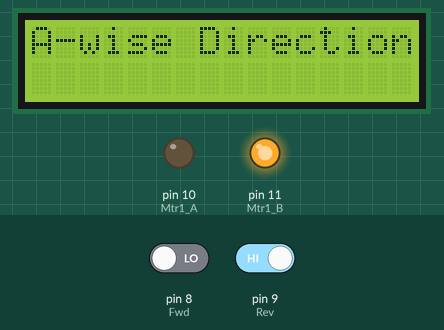
Recording of a sketch running on a simulated Arduino Uno, built with avr-gcc and run on an emulated ATmega328P. Shown: 16×2 character LCD, output pins drawn as LEDs (lit = HIGH). Inputs (shaded band) come from the test bench; at power-on: pin 8 (Fwd) LOW, pin 9 (Rev) HIGH.

Above: at 2.2 s.
2.3 s: pin 8 (Fwd) driven HIGH
At 2.6 s:
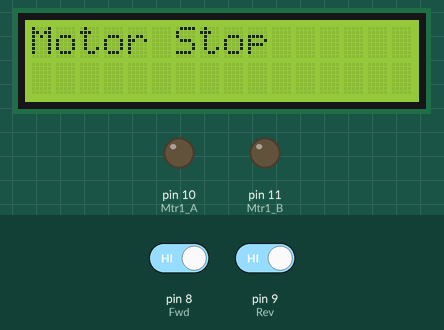
3.8 s: pin 9 (Rev) driven LOW
At 4.9 s:
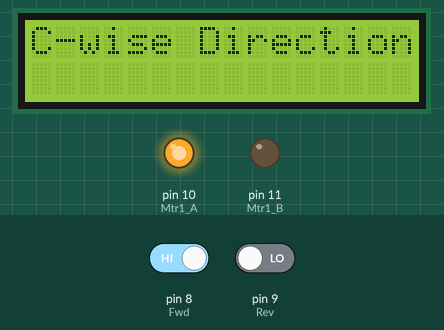
5.3 s: pin 9 (Rev) driven HIGH
At 6.1 s:
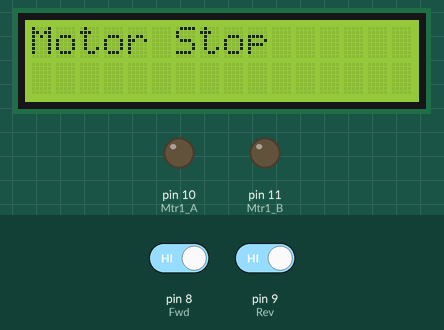
6.8 s: pin 8 (Fwd) driven LOW
At 7.3 s:
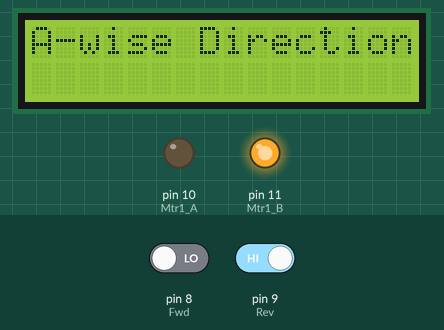
Timing chart, 0 to 9.3 s (numbered marks = the images above; inputs shaded):
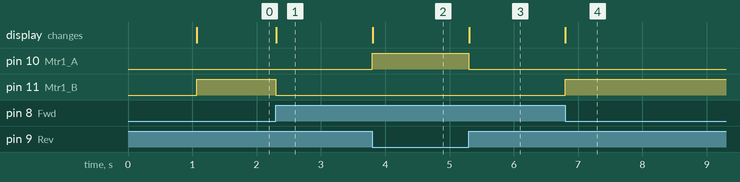

Measured:
- after the input at 2.3 s, pin 11 (Mtr1_B): HIGH → LOW at once; the display: changes at once (image 1)
- after the input at 3.8 s, pin 10 (Mtr1_A): LOW → HIGH at once; the display: changes at once (image 2)
- after the input at 5.3 s, pin 10 (Mtr1_A): HIGH → LOW at once; the display: changes at once (image 3)
- after the input at 6.8 s, pin 11 (Mtr1_B): LOW → HIGH at once; the display: changes at once (image 4)

The sketch:

LCD_2ChannelRelay_1Motor_1.0.ino
```cpp
// Include the LiquidCrystal library for interfacing with an LCD display
#include <LiquidCrystal.h>

// Define pin numbers for the LCD (RS, Enable, D4, D5, D6, D7)
const int rs = 2, en = 3, d4 = 4, d5 = 5, d6 = 6, d7 = 7;

// Create an LCD object with the specified pin connections
LiquidCrystal lcd(rs, en, d4, d5, d6, d7);

// Define pin numbers for motor control and input switches
int Fwd = 8; // Forward button/input pin
int Rev = 9; // Reverse button/input pin
int Mtr1_A = 10; // Motor control pin A
int Mtr1_B = 11; // Motor control pin B

void setup()
{
    // Set the input and output modes for the motor control and button pins
    pinMode(Fwd, INPUT); // Set Forward button as input
    pinMode(Rev, INPUT); // Set Reverse button as input
    pinMode(Mtr1_A, OUTPUT); // Set Motor control A as output
    pinMode(Mtr1_B, OUTPUT); // Set Motor control B as output

    // Initialize the LCD display with a size of 16 columns and 2 rows
    lcd.begin(16, 2);

    // Display a welcome message on the LCD
    lcd.print("Motor & 2 Relays");
    delay(1000); // Wait for 1 second
    lcd.clear(); // Clear the LCD display
}

void loop()
{
   // Check if the Forward button is pressed and Reverse button is not pressed
   if(digitalRead(Fwd) == HIGH && digitalRead(Rev) == LOW)
   {
     digitalWrite(Mtr1_A, HIGH); // Turn motor in clockwise direction
     digitalWrite(Mtr1_B, LOW);
     lcd.setCursor(0, 0); // Set LCD cursor to the beginning of the first line
     lcd.print("C-wise Direction"); // Display clockwise direction on LCD
   }
   // Check if the Reverse button is pressed and Forward button is not pressed
   else if(digitalRead(Rev) == HIGH && digitalRead(Fwd) == LOW)
   {
     digitalWrite(Mtr1_A, LOW); // Turn motor in anti-clockwise direction
     digitalWrite(Mtr1_B, HIGH);
     lcd.setCursor(0, 0); // Set LCD cursor to the beginning of the first line
     lcd.print("A-wise Direction"); // Display anti-clockwise direction on LCD
   }
   // Check if both buttons are pressed or neither button is pressed
   else if(digitalRead(Rev) == LOW && digitalRead(Fwd) == LOW || digitalRead(Rev) == HIGH && digitalRead(Fwd) == HIGH)
   {
     digitalWrite(Mtr1_A, LOW); // Stop the motor
     digitalWrite(Mtr1_B, LOW);
     lcd.setCursor(0, 0); // Set LCD cursor to the beginning of the first line
     lcd.print("Motor Stop      "); // Display motor stop status on LCD
   }
}
```
